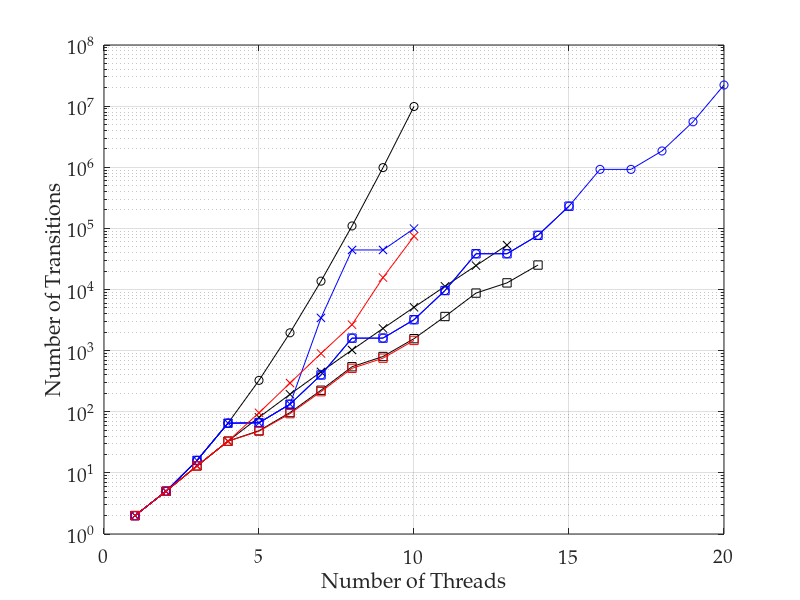

The MATLAB source for this figure: (Note: this script raises an error after producing the figure.)
%% importing data
transitions = dlmread('t43_tpl4_ops1.csv', ',', 0, 0);
ss = dlmread('ss21_trans.csv', ',', 0, 0);
ssthreads = [1:13];
% convert 0 values to NaNs, as these don't plot
transitions(transitions==0)=nan;
threads = [1:20];

%% plotting lines

semilogy(threads, transitions(:, 1), 'ko-')
hold on
semilogy(ssthreads, ss, 'kx-')
semilogy(threads, transitions(:, 3), 'ks-')
semilogy(threads, transitions(:, 4), 'bo-')
semilogy(threads, transitions(:, 5), 'bx-')
semilogy(threads, transitions(:, 6), 'bs-')
semilogy(threads, transitions(:, 7), 'rx-')
semilogy(threads, transitions(:, 8), 'rs-')
hold off
grid on

%% adding axis labels
ax = gca;
set(ax, 'FontName', 'Palatino Linotype', 'FontSize', 14);
xlabel('Number of Threads');
ylabel('Number of Transitions');
axis([0 20 1 100000000])
ax.YTick = [1 100 10000 1000000 100000000];

%% output pdf file
h = figure(1);
h.Units = 'centimeters'; % set figure position to cm
%h.Position(2) = [h.Position(2)-9]; % set figure position bevore resize
h.Position([3:4]) = [10,7]; % resize figure
Plot2LaTeX( h, 't43_tpl4_ops1' )
